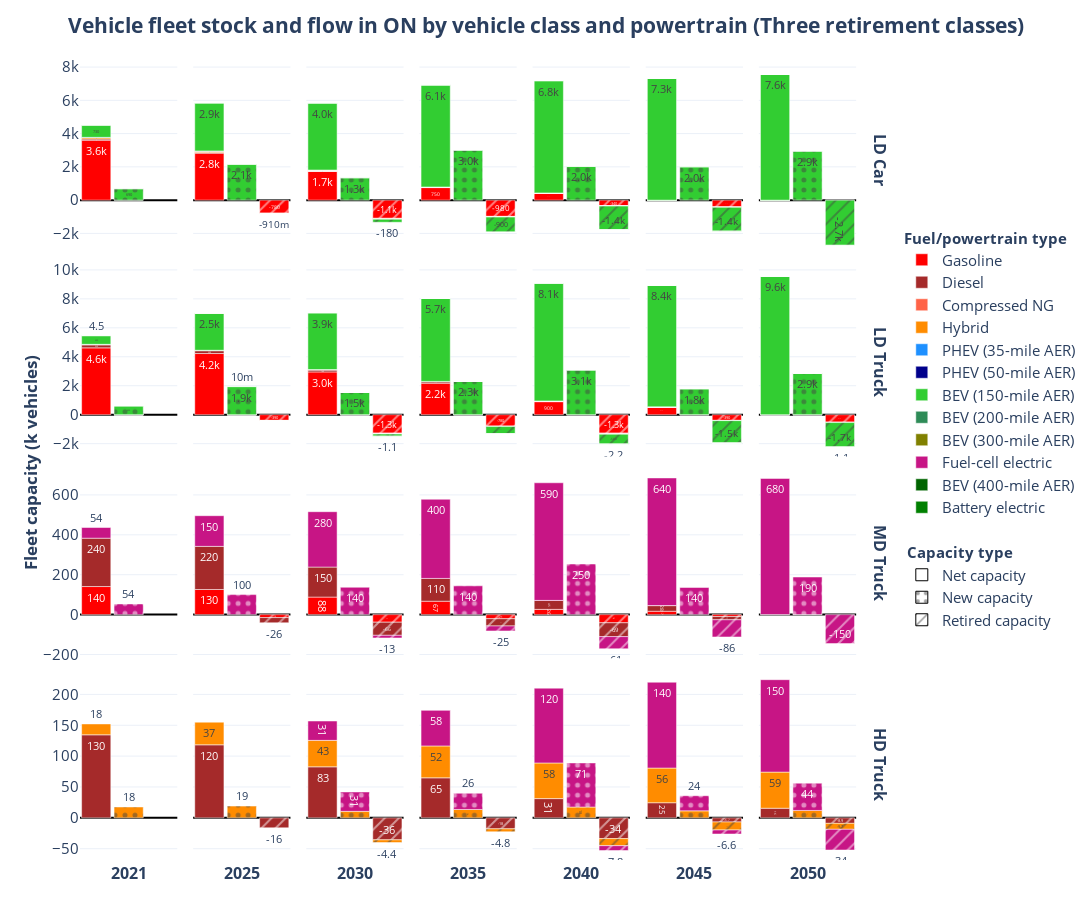

The notebook cell saved with this chart:
### Code cell
plot_capacity_flow(
    db_variant='lifetimes', 
    scenario='trn_lifetimes',
    scenario_title='Three retirement classes', 
)
